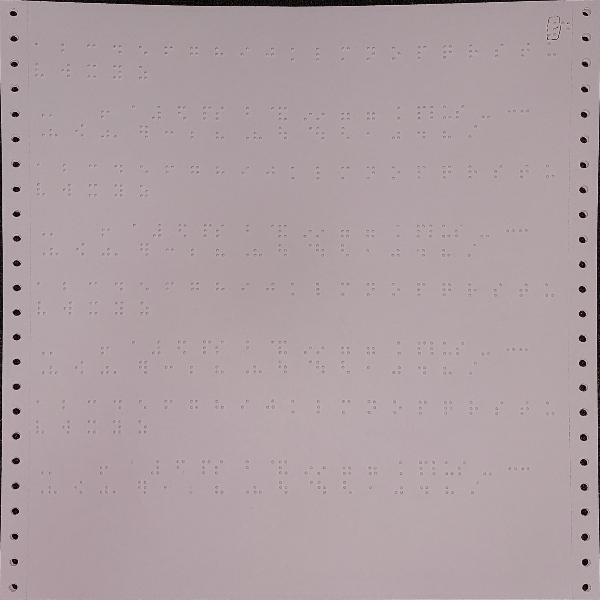
#> input picture test.png, 600 x 600 px
$ python mainn.py
#> lines starting #> are read from the running program, lines starting #| are printed output that depends on the picture; after the words box and inside, x2 and y2 are one past the last pixel; in counts of white or black regions, pixels touching at a corner belong together
import cv2
import numpy as np

def nothing(x):
    pass
col = 48
row = 25

# cv2.namedWindow('Thresh')

# cv2.createTrackbar('min', 'Thresh', 5, 255, nothing)
# cv2.createTrackbar('max', 'Thresh', 0, 255, nothing)
translator = {
    "000000":" ",
    "100000":"a",
    "101000":"b",
    "110000":"c",
    "110100":"d",
    "100100":"e",
    "111000":"f",
    "111100":"g",
    "101100":"h",
    "011000":"i",
    "011100":"j",
    "100010":"k",
    "101010":"l",
    "110010":"m",
    "110110":"n",
    "100110":"o",
    "111010":"p",
    "111110":"q",
    "101110":"r",
    "011010":"s",
    "011110":"t",
    "100011":"u",
    "101011":"v",
    "011101":"w",
    "110011":"x",
    "110111":"y",
    "100111":"z",
    "010111":"#"
}

kernel_sharp = np.array([[0, -1, 0],
                        [-1, 5,-1],
                        [0, -1, 0]])

kernel_erode = np.ones((3,3), np.uint8)

img = cv2.imread('test.png')
#> img is the input picture: shape (600, 600, 3); mean B, G, R 163.1, 158.9, 174.2
img_copy = img.copy()
# cv2.imshow('orig', img)

filteredContours = []
coordinatePoint = []

approx_space_x = 10
approx_space_y = 10

while(True):
    hnow = 0
    wnow = 0
    img_gray = cv2.cvtColor(img_copy, cv2.COLOR_BGR2GRAY)

    img_cropped = img_gray[10:(600-10), 25 : (600-25)]
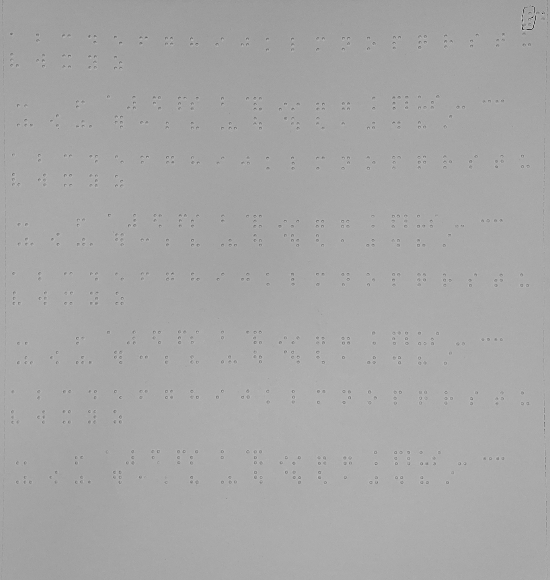
#> img_cropped: shape (580, 550); min 32, max 192, mean 166.3
    img_cropped = cv2.resize(img_cropped, (600,600))
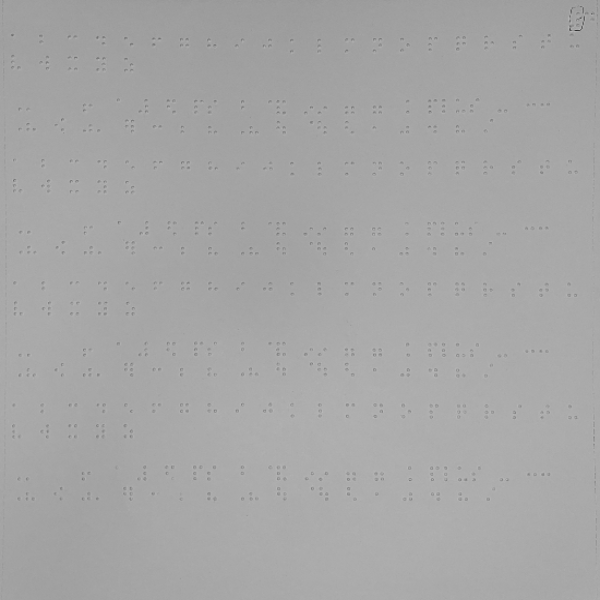
#> img_cropped: shape (600, 600); min 45, max 185, mean 166.2

    img_blur = cv2.GaussianBlur(img_cropped, (3,3), 0)
    # cv2.imshow('blur', img_blur)

    img_sharp = cv2.filter2D(img_cropped, ddepth=-1, kernel=kernel_sharp)
    # [6 lines of commented-out code are left out]

    img_thresh = cv2.adaptiveThreshold(img_blur, 255, cv2.ADAPTIVE_THRESH_GAUSSIAN_C, cv2.THRESH_BINARY, 121 , 5)
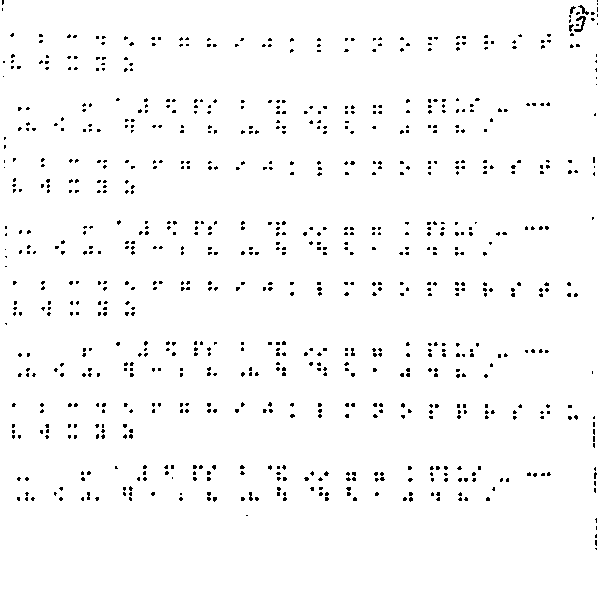
#> img_thresh: shape (600, 600); 97.5% white; black in thin lines or dots
    # img_erode = cv2.erode(img_thresh, kernel_erode, iterations= 1 )
    # img_erode = cv2.dilate(img_erode, kernel_erode, iterations= 1 )
    contours, _ = cv2.findContours(img_thresh, cv2.RETR_LIST, cv2.CHAIN_APPROX_SIMPLE)
#> contours = 838 contours, 771 with area under 20; largest, box (x1, y1, x2, y2) and area: (0, 0, 600, 600) 358786, (573, 15, 587, 33) 104, (577, 4, 590, 16) 54, (248, 491, 254, 502) 36, (350, 347, 356, 357) 34

    for contour in contours:
        contour_area = cv2.contourArea(contour)
        if contour_area > 5 and contour_area < 15:
            filteredContours.append(contour)
#> this loop made 838 passes
#> contour_area on passes 7, 11, 13: 20, 21, 20
#> after the loop, filteredContours = 246 contours, all with area under 20

    coordinates = []
    for c in filteredContours:
        M = cv2.moments(c)
        cx = int(M["m10"]/M["m00"])
        cy = int(M["m01"]/M["m00"])
        coordinates.append((cx,cy))

        cv2.circle(img_cropped, (cx, cy), 3, (0,255,0), -1)
#> this loop made 246 passes
#> (cx, cy) on passes 1 to 3: (595, 548), (595, 535), (596, 527)
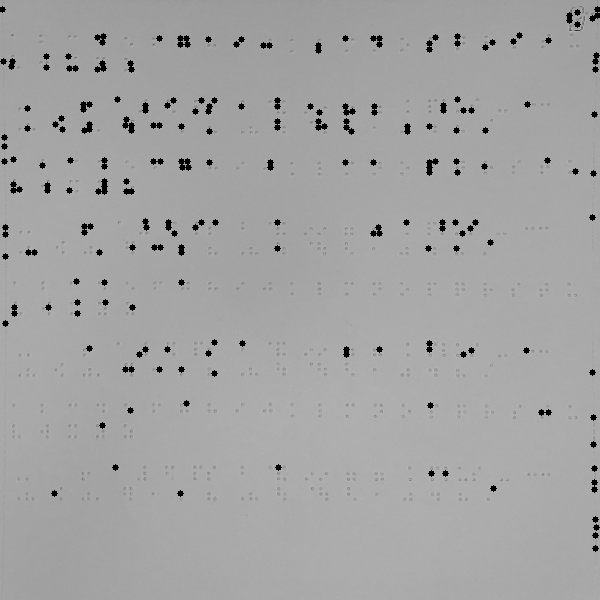
#> img_cropped: shape (600, 600); 1.96% of pixels changed, all inside (x1, y1, x2, y2) = (0, 6, 600, 552)
#> after the loop, coordinates = 246 pairs, first value 2 to 597, second value 9 to 548

    # print(filteredContours[0][1])
    # cv2.drawContours(img_cropped, filteredContours, -1, (0,255,0), 1)

    coordinates_flagged = list(map(lambda x : [x,False], coordinates))
#> coordinates_flagged = 246 items
    # finding columns and rows

    columns = []
    rows = []

    # find columns
    for coord_idx in range(len(coordinates_flagged)):
        coord, flagged = coordinates_flagged[coord_idx]

        if not flagged:
            #print(coordinates_flagged[coord_idx])
            coordinates_flagged[coord_idx][1] = True
            avg_x = coord[0]
            checked_counter = 0

            for coord_idx_compare in range(coord_idx+1, len(coordinates_flagged)):
                coord_comp, flagged_comp = coordinates_flagged[coord_idx_compare]
                if not flagged_comp:
                    if abs(avg_x-coord_comp[0]) < approx_space_x:
                        checked_counter+=1
                        delta_x = coord_comp[0] - avg_x
                        avg_x += delta_x/checked_counter
                        coordinates_flagged[coord_idx_compare][1] = True


            columns.append(avg_x)
#> this loop made 246 passes
#> (coord, flagged) on passes 1, 5, 6, 8, 10, 11, 13, 14, 16, 18, 20, 23: ((595, 548), False), ((180, 493), False), ((54, 493), False), ((493, 488), False), ((445, 473), False), ((431, 473), False), ((278, 467), False), ((115, 467), False), ((102, 425), False), ((548, 412), False), ((130, 410), False), ((214, 373), False)
#> flagged on passes 77, 86, 109, 143, 146, 215: False, False, False, False, False, False
#> after the loop, columns = 31 values, max 594.3 at index 0, min 8.13 at index 20, mean 283.8

    # find rows
    coordinates_flagged = list(map(lambda x : [x,False], coordinates))

    for coord_idx in range(len(coordinates_flagged)):
        coord, flagged = coordinates_flagged[coord_idx]

        if not flagged:
            coordinates_flagged[coord_idx][1] = True
            avg_y = coord[1]
            checked_counter = 0

            for coord_idx_compare in range(coord_idx+1, len(coordinates_flagged)):
                coord_comp, flagged_comp = coordinates_flagged[coord_idx_compare]
                if not flagged_comp:
                    if abs(avg_y-coord_comp[1]) < approx_space_x:
                        checked_counter+=1
                        delta_y = coord_comp[1] - avg_y
                        avg_y += delta_x/checked_counter
                        coordinates_flagged[coord_idx_compare][1] = True


            rows.append(avg_y)
#> this loop made 246 passes
#> (coord, flagged) on passes 1, 2, 4, 5, 9, 11, 15, 16, 18, 22, 23, 29: ((595, 548), False), ((595, 535), False), ((595, 519), False), ((180, 493), False), ((594, 482), False), ((431, 473), False), ((593, 444), False), ((102, 425), False), ((548, 412), False), ((186, 403), False), ((214, 373), False), ((463, 354), False)
#> flagged on passes 68, 76, 91, 93, 103, 106: False, False, False, False, False, False
#> after the loop, rows = 41 values, max 548 at index 0, min 17.92 at index 40, mean 251.9

    columns = sorted(columns)
#> columns = 31 values from 8.13 to 594.3
    rows = sorted(rows)
#> rows = 41 values from 17.92 to 548


    img_cropped_withlines = img_cropped.copy()

    for x in columns:
        x = int(x)
        cv2.line(img_cropped_withlines,(x,0),(x,600),(0,0,0),1)
#> this loop made 31 passes
#> x on passes 1 to 12: 8, 25, 47, 61, 72, 86, 102, 117, 129, 145, 160, 181
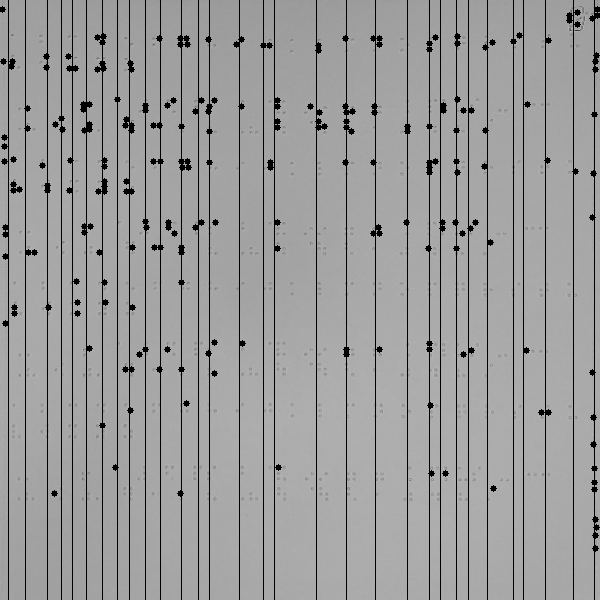
#> img_cropped_withlines: shape (600, 600); 4.96% of pixels changed, all inside (x1, y1, x2, y2) = (8, 0, 595, 600)

    for y in rows:
        y = int(y)
        cv2.line(img_cropped_withlines,(0,y),(600,y),(0,0,0),1)
#> this loop made 41 passes
#> y on passes 1 to 12: 17, 26, 38, 47, 53, 64, 72, 99, 109, 115, 121, 128
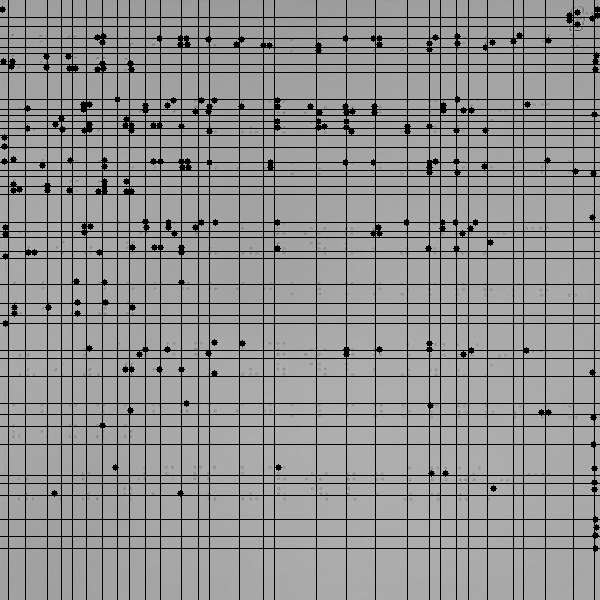
#> img_cropped_withlines: shape (600, 600); 6.29% of pixels changed, all inside (x1, y1, x2, y2) = (0, 17, 600, 549)

    # translation
    # segment every 3 rows and 2 columns

    codes = []
    print("rc:",len(rows),len(columns))
#| rc: 41 31
    for i in range(0,len(rows),3):
        for j in range(0,len(columns),2):
            code = [0,0,0,0,0,0]
            code[0] = int(img_thresh[int(rows[i])][int(columns[j])] == 255)
            code[1] = int(img_thresh[int(rows[i])][int(columns[j])+1] == 255)
            code[2] = int(img_thresh[int(rows[i])+1][int(columns[j])] == 255)
            code[3] = int(img_thresh[int(rows[i])+1][int(columns[j])+1] == 255)
            code[4] = int(img_thresh[int(rows[i])+2][int(columns[j])] == 255)
            code[5] = int(img_thresh[int(rows[i])+2][int(columns[j])+1] == 255)


            codes.append(''.join(list(map(lambda x : str(x), code))))
#> this loop made 14 passes
#> i on passes 2 to 13: 3, 6, 9, 12, 15, 18, 21, 24, 27, 30, 33, 36
    #print(codes)
    def convert(c):
        if c in translator.keys():
            return translator[c]
        return "_"
    translated = list(map(convert,codes))

    print(''.join(translated))
#> (printed output is left out)


    cv2.imshow('cropped', img_cropped)
    cv2.imshow('cropped_withlines', img_cropped_withlines)


    # [8 lines of commented-out code are left out]
    cv2.imshow('thres', img_thresh)

    key = cv2.waitKey(1)
#> (key Esc is pressed here)
    if key & 0xff == 27:
        break

cv2.destroyAllWindows()
